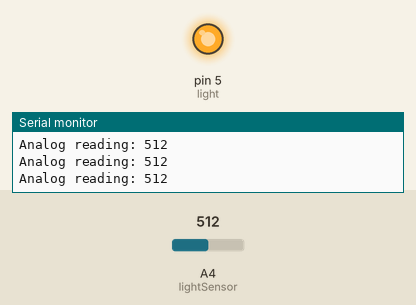
Bench run of a sketch on a simulated Arduino Uno, built with avr-gcc and run on an emulated ATmega328P. Parts: output pins drawn as LEDs (lit = HIGH), the last lines printed to the serial monitor. The test bench sets the inputs (shaded band); at power-on: A4 (lightSensor) = 512.

Above: at 1.2 s.
1.3 s: A4 (lightSensor) set to 840
2.8 s: A4 (lightSensor) set to 867
At 3.8 s:
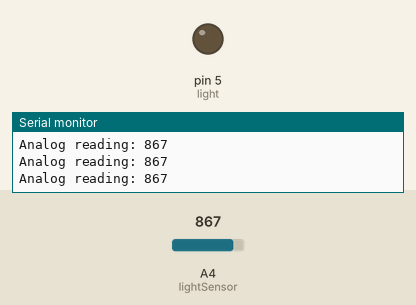
4.3 s: A4 (lightSensor) set to 716
At 5.6 s:
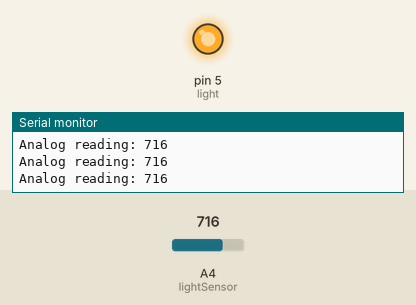
7.3 s: A4 (lightSensor) set to 860
At 8.4 s:
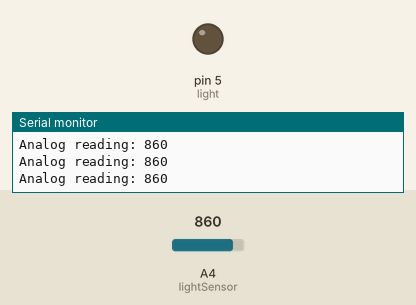
Timing chart, 0 to 10.3 s (numbered marks = the images above; inputs shaded):
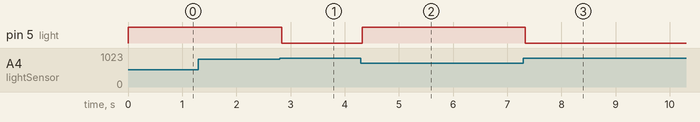

Measured:
- the behaviour switches between 850 and 851 on A4 (lightSensor) (found by bisection; images 0 and 1)
- after the input at 2.8 s, pin 5 (light): HIGH → LOW at once
- after the input at 4.3 s, pin 5 (light): LOW → HIGH at once
- after the input at 7.3 s, pin 5 (light): HIGH → LOW at once

The sketch:

light_sensor.ino
```cpp
const int lightSensor = A4;                                      //Light sensor pin in arduino
int lightSensorValue = 0;                                         //somewhere to store the value read from the light sensor
String lightSensorReading;
const int light = 5;

void setup() {
  pinMode(lightSensor,INPUT);
  digitalWrite(light,LOW);
  pinMode(light,OUTPUT);
  Serial.begin(9600);
}


void loop() {
 // check light level sensor

  String lightData = lightSensorReading;
  lightSensorValue = analogRead(lightSensor);                        // reads the input on analog pin A0 (value between 0 and 1023)
  Serial.print("Analog reading: ");
  Serial.print(lightSensorValue);                               // the raw analog reading
   Serial.println();
  // We'll have a few threshholds, qualitatively determined
  if (lightSensorValue > 850) {
    lightSensorReading = "Dark";
     digitalWrite(light, LOW);
    //Serial.println(lightSensorReading);
  } else {
    lightSensorReading = "Very Bright";
    digitalWrite(light, HIGH  );
    //Serial.println(lightSensorReading);
  }
}
```
